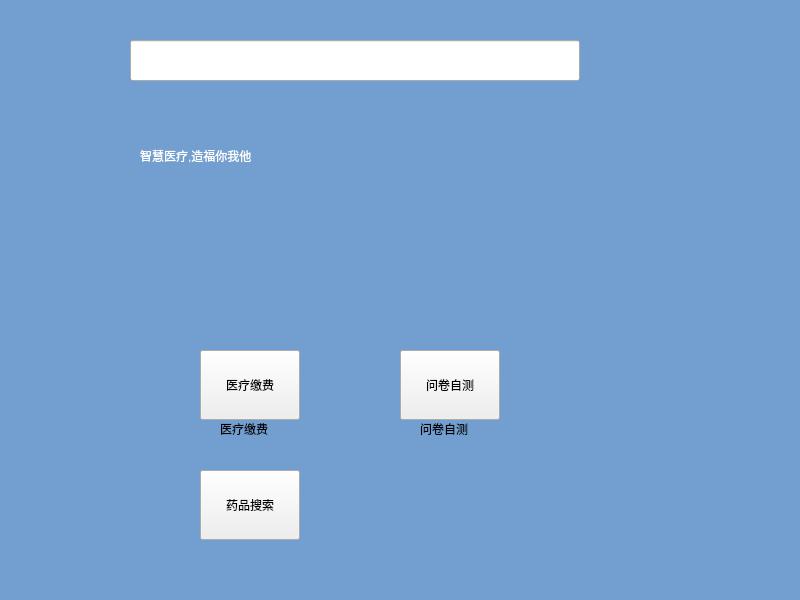
<?xml version="1.0" encoding="UTF-8"?>
<ui version="4.0">
 <class>HomeWindow</class>
 <widget class="QWidget" name="HomeWindow">
  <property name="geometry">
   <rect>
    <x>0</x>
    <y>0</y>
    <width>800</width>
    <height>600</height>
   </rect>
  </property>
  <property name="windowTitle">
   <string>Form</string>
  </property>
  <widget class="QLabel" name="label_image">
   <property name="geometry">
    <rect>
     <x>0</x>
     <y>0</y>
     <width>800</width>
     <height>600</height>
    </rect>
   </property>
   <property name="styleSheet">
    <string notr="true">background-color: rgb(255, 255, 255);
background-color: rgb(114, 159, 207);</string>
   </property>
   <property name="text">
    <string/>
   </property>
  </widget>
  <widget class="QLabel" name="head1">
   <property name="geometry">
    <rect>
     <x>140</x>
     <y>130</y>
     <width>421</width>
     <height>51</height>
    </rect>
   </property>
   <property name="styleSheet">
    <string notr="true">font: 34pt &quot;Ubuntu&quot;;
color: rgb(255, 255, 255);</string>
   </property>
   <property name="text">
    <string>智慧医疗,造福你我他</string>
   </property>
  </widget>
  <widget class="QLabel" name="medicalexpenseText">
   <property name="geometry">
    <rect>
     <x>220</x>
     <y>420</y>
     <width>67</width>
     <height>17</height>
    </rect>
   </property>
   <property name="text">
    <string>医疗缴费</string>
   </property>
  </widget>
  <widget class="QLineEdit" name="lineEdit">
   <property name="geometry">
    <rect>
     <x>130</x>
     <y>40</y>
     <width>450</width>
     <height>41</height>
    </rect>
   </property>
   <property name="sizePolicy">
    <sizepolicy hsizetype="Preferred" vsizetype="Preferred">
     <horstretch>0</horstretch>
     <verstretch>0</verstretch>
    </sizepolicy>
   </property>
   <property name="font">
    <font>
     <pointsize>15</pointsize>
    </font>
   </property>
   <property name="layoutDirection">
    <enum>Qt::LeftToRight</enum>
   </property>
   <property name="alignment">
    <set>Qt::AlignCenter</set>
   </property>
  </widget>
  <widget class="QPushButton" name="btnsearch">
   <property name="geometry">
    <rect>
     <x>200</x>
     <y>470</y>
     <width>100</width>
     <height>70</height>
    </rect>
   </property>
   <property name="text">
    <string>药品搜索</string>
   </property>
  </widget>
  <widget class="QPushButton" name="medicalexpenseBtn">
   <property name="geometry">
    <rect>
     <x>200</x>
     <y>350</y>
     <width>100</width>
     <height>70</height>
    </rect>
   </property>
   <property name="text">
    <string>医疗缴费</string>
   </property>
  </widget>
  <widget class="QPushButton" name="quizBtn">
   <property name="geometry">
    <rect>
     <x>400</x>
     <y>350</y>
     <width>100</width>
     <height>70</height>
    </rect>
   </property>
   <property name="text">
    <string>问卷自测</string>
   </property>
  </widget>
  <widget class="QLabel" name="quizText">
   <property name="geometry">
    <rect>
     <x>420</x>
     <y>420</y>
     <width>67</width>
     <height>17</height>
    </rect>
   </property>
   <property name="text">
    <string>问卷自测</string>
   </property>
  </widget>
 </widget>
 <resources/>
 <connections/>
</ui>
